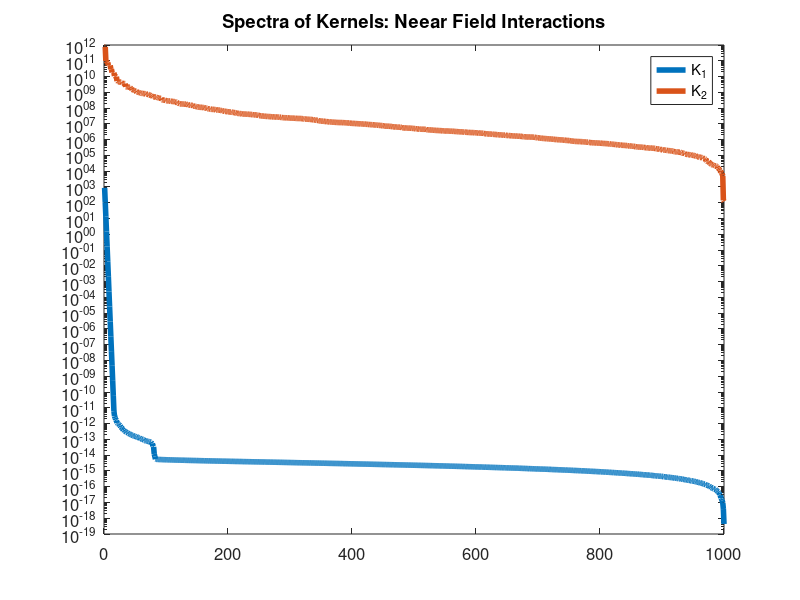
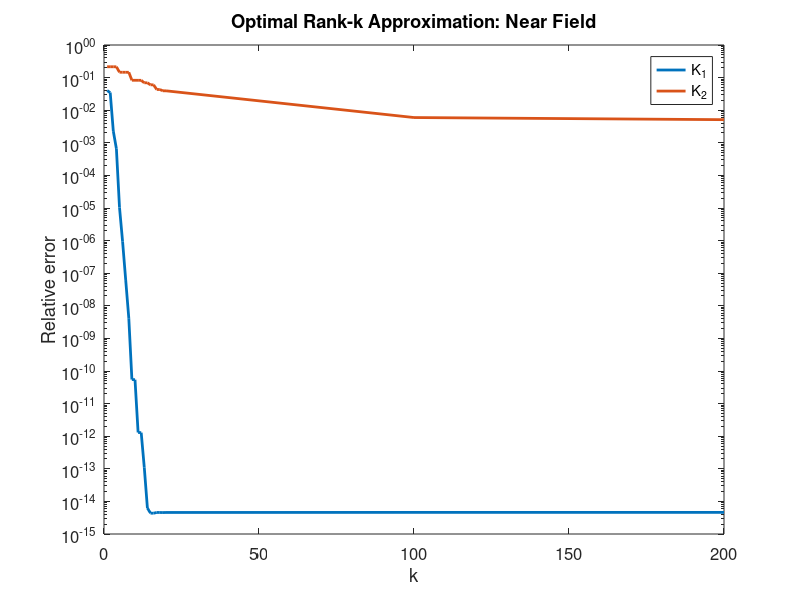
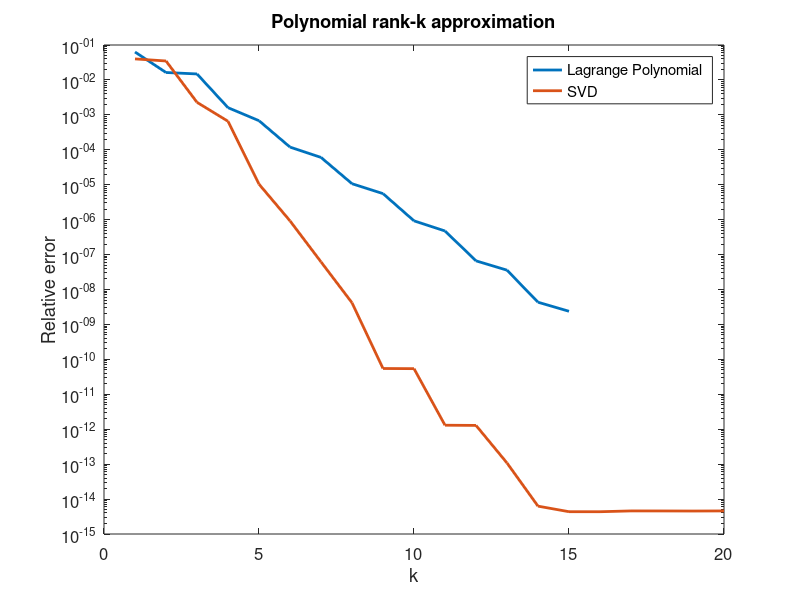
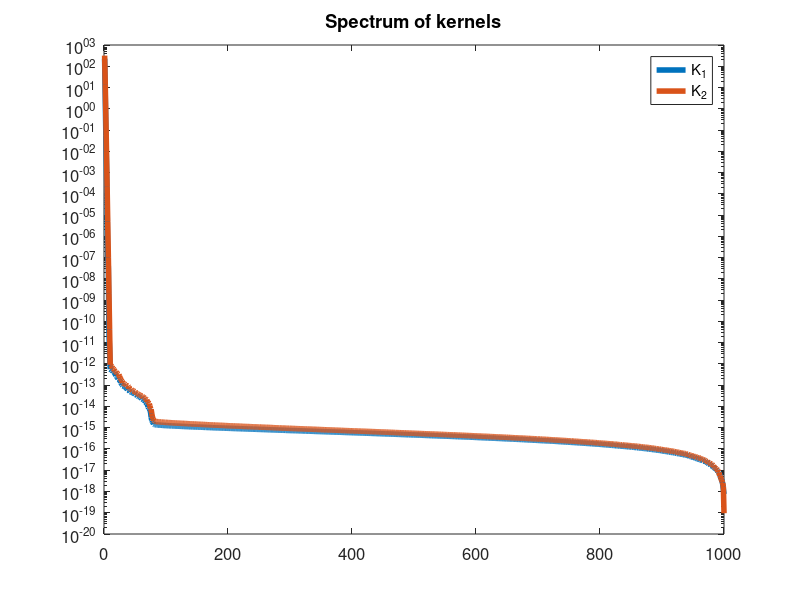

Write the MATLAB code that produced these figures, in order.
rng(1)
a = 0; b=1; n = 1000;
[locs,~] = sort(rand(n,1)*(b-a));
distmatrix = squareform(pdist(locs));
kernel1 = 1./(1+distmatrix.^2); 
kernel2 = 1./(distmatrix.^2);kernel2(kernel2==Inf) = 0;


[U1, S1, V1] = svd(kernel1); 
[U2, S2, V2] = svd(kernel2); 
figure(1)
semilogy(diag(S1), 'linewidth',4); hold on
semilogy(diag(S2), 'linewidth',4);
legend('K_1', 'K_2'); title('Spectra of Kernels: Neear Field Interactions'); set(gca,'FontSize',12)

q = sin(10*locs) + cos(2000*locs); %Anything could be used here

%Exact 
f1 = kernel1*q;
f2 = kernel2*q;

ks = [1:20 100 200];
K1_svd_errors = ones(length(ks),1); K2_svd_errors = ones(length(ks),1);
for ki =1:length(ks),
    k = ks(ki);
    kernel1_approx = V1(:,1:k) * S1(1:k,1:k) * V1(:,1:k)';
    f1_approx = kernel1_approx*q;
    K1_svd_errors(ki) = norm(f1_approx - f1)/norm(f1);
    
    kernel2_approx = V2(:,1:k) * S2(1:k,1:k) * V2(:,1:k)';
    f2_approx = kernel2_approx*q;
    K2_svd_errors(ki) = norm(f2_approx - f2)/norm(f2);
end

figure(2); clf
semilogy(ks,K1_svd_errors,'linewidth',2);
hold on
semilogy(ks,K2_svd_errors,'linewidth',2);
ylabel ('Relative error'); xlabel('k'); set(gca,'FontSize',12); title('Optimal Rank-k Approximation: Near Field');
legend('K_1', 'K_2'); 

a1 = 0; b1=1; 
a2 = 2; b2 = 3;
n = 1000;
[locs1,~] = sort((b1+a1)/2+ rand(n,1)*(b1-a1));
[locs2,~] = sort((b2+a2)/2+rand(n,1)*(b2-a2));

distmatrix = squareform(pdist([locs1; locs2]));
kernel1 = 1./(1+distmatrix(1:1000,1001:2000).^2); 
kernel2 = 1./(distmatrix(1:1000,1001:2000).^2);kernel2(kernel2==Inf) = 0;

[U1, S1, V1] = svd(kernel1); 
[U2, S2, V2] = svd(kernel2); 
figure(100)
semilogy(diag(S1), 'linewidth',4); %xlim([0,500]);
 hold on
semilogy(diag(S2), 'linewidth',4);%xlim([0,500]);
legend('K_1', 'K_2'); title('Spectrum of kernels'); set(gca,'FontSize',12)

ps = 1:15;
K1_poly_errors = ones(length(ps),1);

%With varying number of interpolation points
for pi=1:length(ps)
    h = (b-a)/ps(pi); % Distance between interpolation points
    interp_points = a:h:b;
    k = length(interp_points);% Number of interpolation points
    
    V = zeros(n,k); %Columns of V will form our polynomial basis

    % There are k Lagrange polynomials (one for each point), evaluate each
    % of them at all the n points
    
    %Note how this is entirely independent of the kernel!
    for ti=1:length(interp_points),
        for yj=1:n
            num = 1;
            denom = 1;
            for tii=1:k
                if (tii ~= ti)
                    denom = denom*(interp_points(ti) -interp_points(tii));
                    num= num*(locs(yj) - interp_points(tii));
                end
            end

            V(yj,ti) = num/denom;
        end
    end

    %We only evaluate the kernel at the k by k interpolation points
    S = ones(k,k);
    for i=1:k
        for j=1:k       
            S(i,j) = 1/(1+norm(interp_points(j)-interp_points(i))^2);
        end
    end
    
    f1_poly_approx = V*S*V'*q;
    K1_poly_errors(pi) = norm(f1_poly_approx - f1)/norm(f1);
end

figure(5); clf
semilogy(ps,K1_poly_errors,'linewidth',2);
hold on
semilogy(ks(1:20),K1_svd_errors(1:20), 'linewidth',2)
ylabel ('Relative error'); xlabel('k'); set(gca,'FontSize',12); title('Polynomial rank-k approximation');
legend('Lagrange Polynomial', 'SVD')

